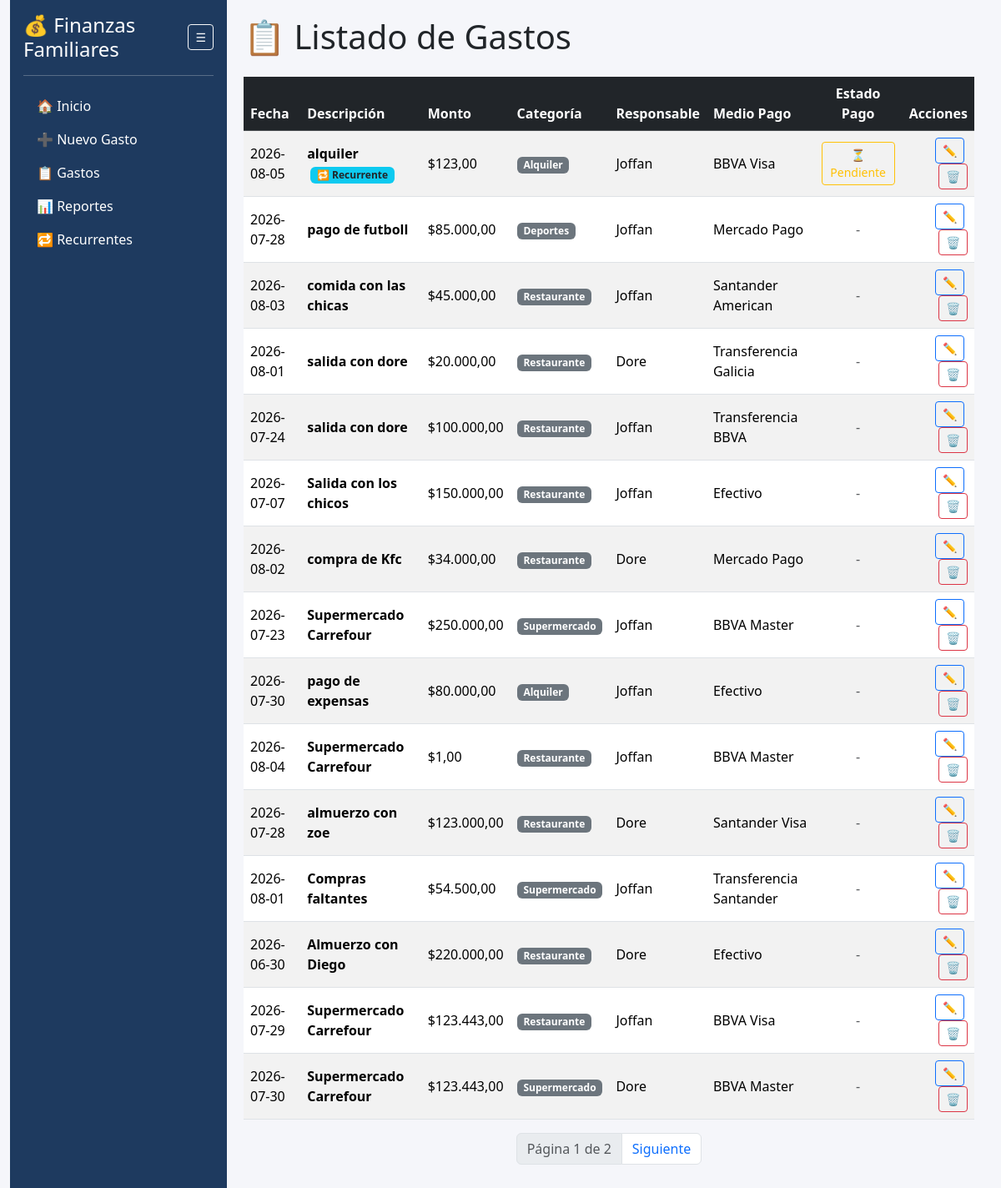
/gastos, run on an earlier commit of the app's database.
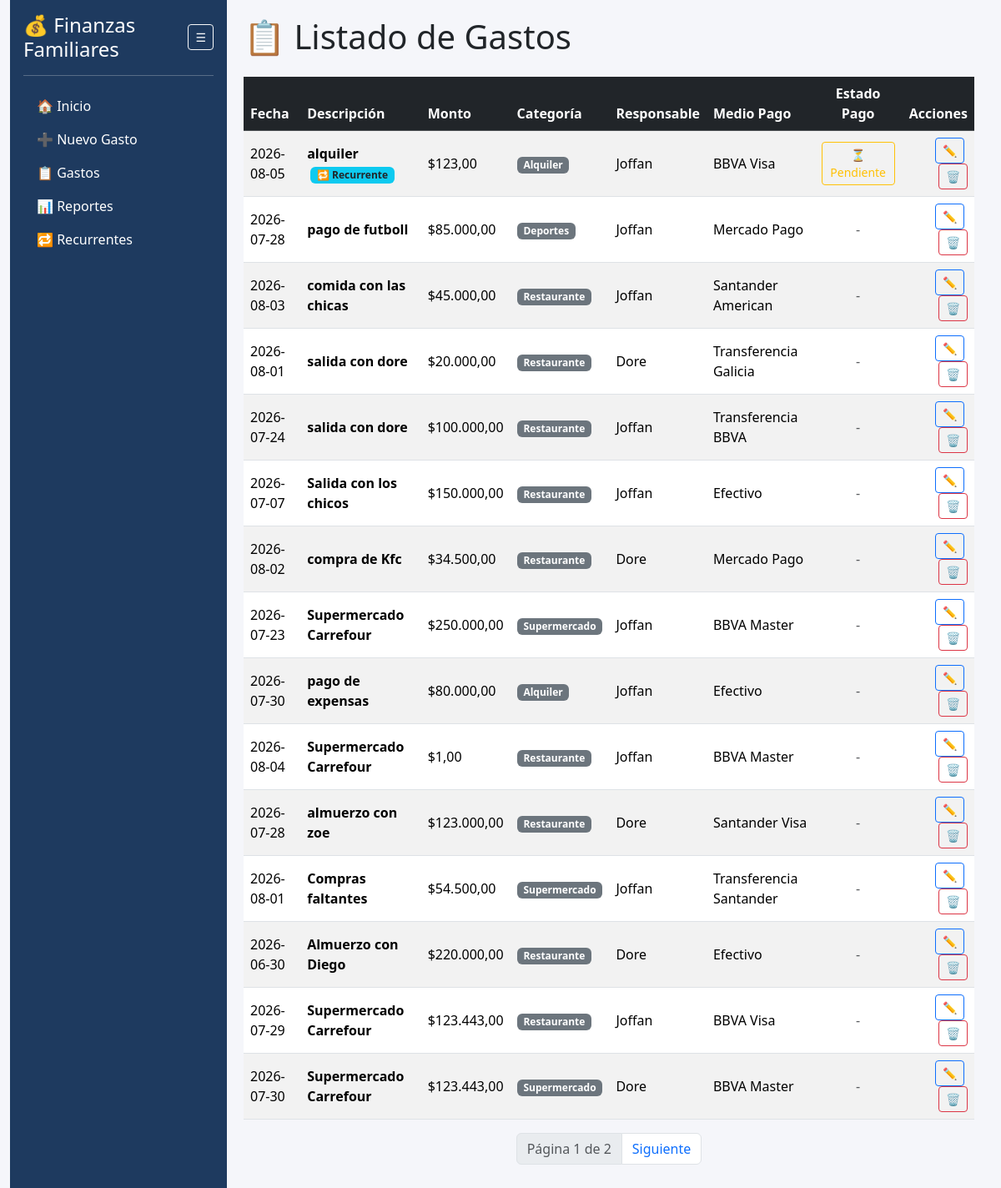
And on a later commit of the database.
### app.py (models this page shows)
class Gasto(db.Model):
    id = db.Column(db.Integer, primary_key=True)
    fecha = db.Column(db.String(20))
    descripcion = db.Column(db.String(200))
    monto = db.Column(db.Float)
    categoria = db.Column(db.String(50))
    responsable = db.Column(db.String(50))
    medio_pago = db.Column(db.String(50))
    gasto_recurrente_id = db.Column(db.Integer, db.ForeignKey('gasto_recurrente.id'), nullable=True)
    pagado = db.Column(db.Boolean, default=False)
    recurrente = db.relationship('GastoRecurrente', backref='gastos_generados', lazy=True)

### app.py (the view)
@app.route("/gastos")
def listar_gastos():
    orden = request.args.get("orden", "id")
    direccion = request.args.get("dir", "desc")
    columna = getattr(Gasto, orden, Gasto.id)
    query = Gasto.query.order_by(columna.asc() if direccion == "asc" else columna.desc())
    pagina = request.args.get("pagina", 1, type=int)
    gastos = query.paginate(page=pagina, per_page=15, error_out=False)
    return render_template("gastos.html", gastos=gastos, orden=orden, direccion=direccion)

### app.py (called while the page is built)
@app.template_filter('moneda')
def moneda(valor):
    if valor is None:
        return "0,00"
    return f"{valor:,.2f}".replace(",", "X").replace(".", ",").replace("X", ".")

### templates/gastos.html (shortened to what this page needs)
{% extends "base.html" %}
{% block contenido %}
<h1 class="mb-4">📋 Listado de Gastos</h1>
<div class="table-responsive">
    <table class="table table-striped table-hover align-middle">
        <thead class="table-dark">
            <tr>
                <th>
                    <a href="/gastos?orden=fecha&dir=asc" class="text-white text-decoration-none">
                        Fecha
                    </a>
                </th>
                <th>
                    <a href="/gastos?orden=descripcion&dir=asc" class="text-white text-decoration-none">
                        Descripción
                    </a>
                </th>
                <th>
                    <a href="/gastos?orden=monto&dir=desc" class="text-white text-decoration-none">
                        Monto
                    </a>
                </th>
                <th>
                    <a href="/gastos?orden=categoria&dir=asc" class="text-white text-decoration-none">
                        Categoría
                    </a>
                </th>
                <th>
                    <a href="/gastos?orden=responsable&dir=asc" class="text-white text-decoration-none">
                        Responsable
                    </a>
                </th>
                <th>
                    <a href="/gastos?orden=medio_pago&dir=asc" class="text-white text-decoration-none">
                        Medio Pago
                    </a>
                </th>
                <th class="text-center">Estado Pago</th>
                <th class="text-end">Acciones</th>
            </tr>
        </thead>
        <tbody>
            {% for gasto in gastos.items %}
            <tr>
                <td>{{ gasto.fecha }}</td>
                <td>
                    <strong>{{ gasto.descripcion }}</strong>
                    {% if gasto.gasto_recurrente_id %}
                        <span class="badge bg-info text-dark ms-1" title="Gasto generado automáticamente desde Recurrentes">
                            🔁 Recurrente
                        </span>
                    {% endif %}
                </td>
                <td>${{ gasto.monto | moneda }}</td>
                <td><span class="badge bg-secondary">{{ gasto.categoria }}</span></td>
                <td>{{ gasto.responsable }}</td>
                <td>{{ gasto.medio_pago }}</td>
                <td class="text-center">
                    {% if gasto.gasto_recurrente_id %}
                        {% if gasto.pagado %}
                            <a href="{{ url_for('toggle_pago_gasto', id=gasto.id) }}" class="btn btn-sm btn-success">
                                ✅ Pagado
                            </a>
                        {% else %}
                            <a href="{{ url_for('toggle_pago_gasto', id=gasto.id) }}" class="btn btn-sm btn-outline-warning">
                                ⏳ Pendiente
                            </a>
                        {% endif %}
                    {% else %}
                        <span class="text-muted">-</span>
                    {% endif %}
                </td>
                <td class="text-end">
                    <a href="{{ url_for('editar_gasto', id=gasto.id) }}" class="btn btn-sm btn-outline-primary me-1">✏️</a>
                    <a href="{{ url_for('eliminar_gasto', id=gasto.id) }}" class="btn btn-sm btn-outline-danger" onclick="return confirm('¿Eliminar gasto?')">🗑️</a>
                </td>
            </tr>
            {% else %}
            <tr>
                <td colspan="8" class="text-center py-4 text-muted">
                    No hay gastos registrados.
                </td>
            </tr>
            {% endfor %}
        </tbody>
    </table>
</div>
<nav>
    <ul class="pagination justify-content-center">
        <li class="page-item disabled">
            <a href="#" class="page-link">
                Página {{ gastos.page }} de {{ gastos.pages }}
            </a>
        </li>
        {% if gastos.has_next %}
        <li class="page-item">
            <a href="/gastos?pagina={{ gastos.next_num }}&orden={{ orden }}&dir={{ direccion }}" class="page-link">
                Siguiente
            </a>
        </li>
        {% endif %}
    </ul>
</nav>
{% endblock %}

### templates/base.html (shortened to what this page needs)
    <!DOCTYPE html>
    <html lang="es">
    <head>
        <link rel="stylesheet"
    href="https://cdn.jsdelivr.net/npm/bootstrap@5.3.3/dist/css/bootstrap.min.css">
    </head>
    <body>
    <div class="container-fluid">
        <div class="d-flex">
            <nav class="sidebar" id="sidebarMenu">
                <div class="pt-3 px-3">
                    <div class="d-flex align-items-center justify-content-between">
                        <h4
                            class="text-white mb-0 texto-menu"
                            id="tituloSidebar">
                            💰 Finanzas Familiares
                        </h4>
                        <button
                            class="btn btn-outline-light btn-sm"
                            onclick="toggleSidebar()"
                            title="Mostrar/Ocultar Menú">
                            ☰
                        </button>
                    </div>
                    <hr class="text-white">
                    <ul class="nav flex-column">
                        <li class="nav-item">
                            <a class="nav-link" href="{{ url_for('home') }}">🏠 <span class="texto-menu">Inicio</span></a>
                        </li>
                        <li class="nav-item">
                            <a class="nav-link" href="{{ url_for('nuevo_gasto') }}">➕ <span class="texto-menu">Nuevo Gasto</span></a>
                        </li>
                        <li class="nav-item">
                            <a class="nav-link" href="{{ url_for('listar_gastos') }}">📋 <span class="texto-menu">Gastos</span></a>
                        </li>
                        <li class="nav-item">
                            <a class="nav-link" href="{{ url_for('reportes') }}">📊 <span class="texto-menu">Reportes</span></a>
                        </li>
                        <li class="nav-item">
                            <a class="nav-link" href="{{ url_for('listar_recurrentes') }}">🔁 <span class="texto-menu">Recurrentes</span></a>
                        </li>
                    </ul>
                </div>
            </nav>
            <main id="contenidoPrincipal" class="content">
                {% block contenido %}
                {% endblock %}
            </main>
        </div>
    </div>
    </body>
    </html>

### templates/base.html (style rules this page uses)
.sidebar { width: 260px; min-height: 100vh; background: #1e3a5f; flex-shrink: 0; transition: all 0.3s ease; }
body { background-color:#f5f6fa; }
.sidebar .nav-link { color:white; }
.content { flex:1; padding:20px; overflow-x:hidden; }

What changed in the data, as far as the page shows it:
changed Gasto "compra de Kfc": monto|moneda "34.000,00" → "34.500,00"
